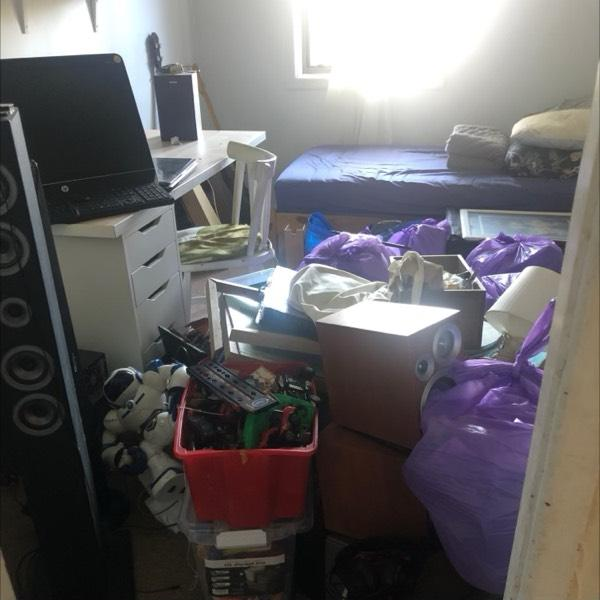
#> input picture cropdata/797843/6-Leslie-Street-North-Ryde-2113-Bedroom-1-alarm.jpg, 600 x 600 px, found by its file name
$ jupyter execute --allow-errors TextExtract.ipynb   (shell and % lines are left out)
#> lines starting #> are read from the running program, lines starting #| are printed output that depends on the picture
[cell 1]
import pytesseract

pytesseract.pytesseract.tesseract_cmd = r'/usr/local/lib/python3.12/site-packages/pytesseract/pytesseract.py'

[cell 2]
import os
import pandas as pd
from PIL import Image
import pytesseract

# Save the image temporarily
temp_image_path = "data/newimage_cropped/approved/6-Leslie-Street-North-Ryde-2113-Bedroom-1-alarm.jpg"

print(os.path.exists(temp_image_path))

try:
    img = Image.open(temp_image_path)
#> img is the input picture: PIL image 600x600 RGB; mean R, G, B 103.5, 101, 103.2
    img.show()
except Exception as e:

    print(e)

[cell 3]
img = Image.open(temp_image_path).convert("RGB")

img.save("temp_image.jpg")

#> (the rest of this cell did not finish here and is left out)

[cell 4]
from PIL import Image
import pytesseract
import os

# Set the Tesseract executable path
pytesseract.pytesseract.tesseract_cmd = "/usr/bin/tesseract"  # Adjust for your environment

# Load the image
temp_image_path = "data/newimage_cropped/approved/724316147-smokealarm-entrance.jpg"
if not os.path.exists(temp_image_path):
    print(f"File not found: {temp_image_path}")
else:
    try:
        img = Image.open(temp_image_path).convert("RGB")
        img.show()  # Check if the image opens correctly

        # Save the image for debugging
        img.save("debug_image.jpg")

        # Perform OCR
        text = pytesseract.image_to_string(img, config="")
        print("Extracted Text:")
        print(text)

    except pytesseract.TesseractError as e:
        print(f"Tesseract Error: {e}")
    except Exception as e:
        print(f"Unexpected Error: {e}")

[cell 5]
from PIL import Image, ImageDraw
import pytesseract

# 테스트 이미지 생성
test_img = Image.new('RGB', (200, 100), color=(255, 255, 255))
#> test_img: PIL image 200x100 RGB; every value is 255
draw = ImageDraw.Draw(test_img)
draw.text((10, 40), "Test OCR", fill=(0, 0, 0))
test_img.save("test_image.jpg")
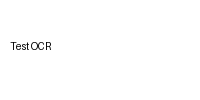
#> saved as test_image.jpg: PIL image 200x100 RGB; min 3, max 255, mean 253.8

test_img = test_img.convert("RGB")
# OCR 실행
#> (the rest of this cell did not finish here and is left out)
